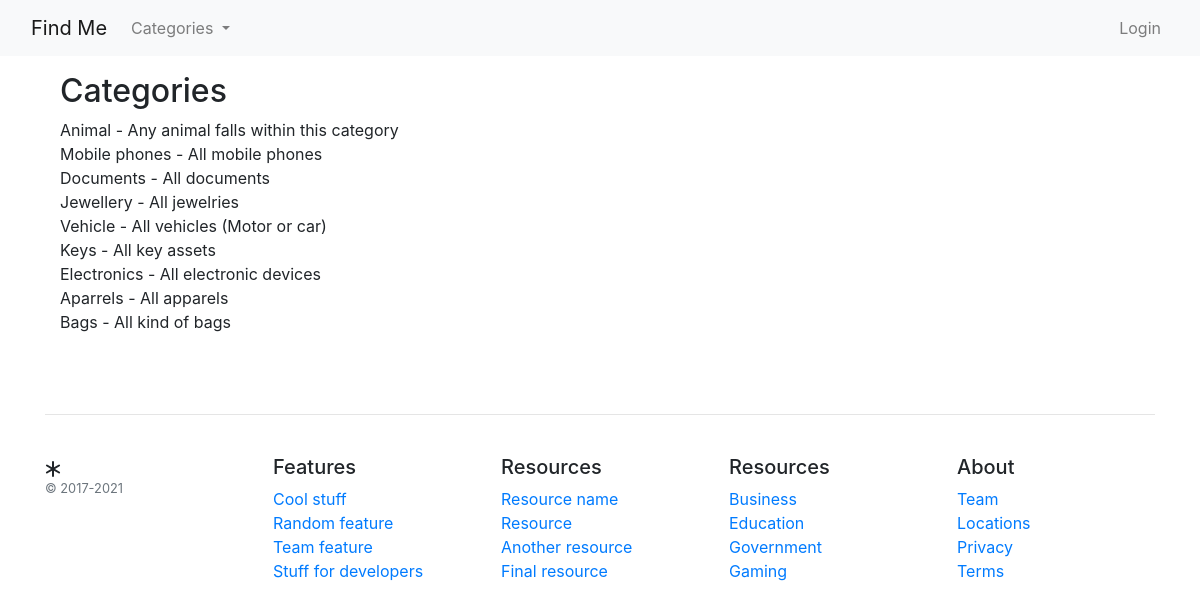
Screenshot of /items/categories/ with the database file from the repository.
### items/models.py (models this page shows, shortened)
class Category(models.Model):
    name = models.CharField(max_length=100, unique=True)
    description = models.TextField(blank=True)

### items/views.py (the view)
# urls.py: path('categories/', views.CategoryListView.as_view(), name='category-list'),
class CategoryListView(ListView):
    model = Category
    context_object_name = 'categories'
    template_name = 'items/category_list.html'

### messaging/context_processors.py (called while the page is built)
def message_count(request):
    if request.user.is_authenticated:
        unread_count = Message.objects.filter(conversation__participants=request.user, is_read=False).exclude(sender=request.user).count()
        return {'messages_count': unread_count}
    return {'messages_count': 0}

### templates/items/category_list.html
{% extends '../base.html' %}
{% block content %}
<div class="container mt-3">
    <h2>Categories</h2>
    <ul class="list-unstyled">
        {% for category in categories %}
        <li>{{ category.name }} - {{ category.description }}</li>
        {% endfor %}
    </ul>
</div>
{% endblock %}

### rows the page displays
Category: name "Animal", description "Any animal falls within this category"
Category: name "Mobile phones", description "All mobile phones"
Category: name "Documents", description "All documents"
Category: name "Jewellery", description "All jewelries"
Category: name "Vehicle", description "All vehicles (Motor or car)"
Category: name "Keys", description "All key assets"
Category: name "Electronics", description "All electronic devices"
Category: name "Aparrels", description "All apparels"
Category: name "Bags", description "All kind of bags"
